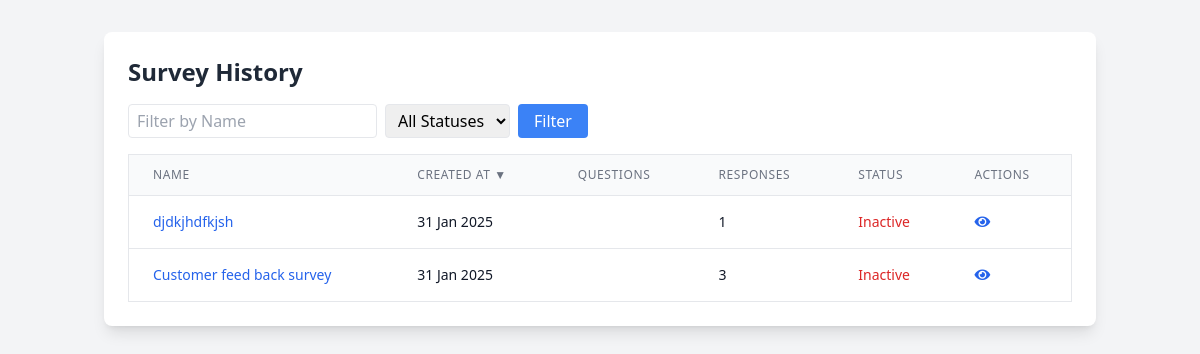
Before: /survey/history/ (signed in) with the older database file.
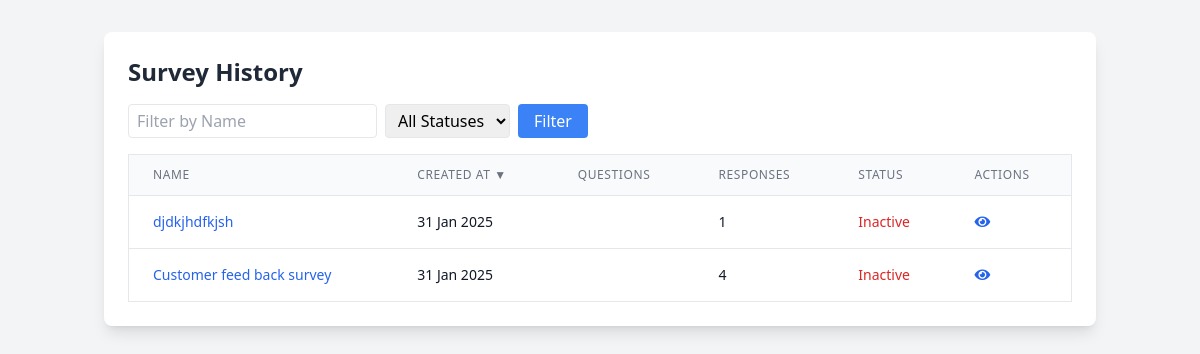
After: the same page with the newer database file.
### surveys/models.py (models this page shows, shortened)
class Survey(models.Model):
    title = models.CharField(max_length=200)
    description = models.TextField(blank=True, null=True)
    user = models.ForeignKey(
        settings.AUTH_USER_MODEL,
        on_delete=models.CASCADE,
        related_name='surveys',
        null=True  # Allow existing surveys to remain
    )
    created_at = models.DateTimeField(auto_now_add=True)
    updated_at = models.DateTimeField(auto_now=True)
    unique_link = models.CharField(max_length=16, unique=True, blank=True)
    is_active = models.BooleanField(default=True)  # New field to track survey activation status

### surveys/views.py (the view)
# urls.py: path('history/', SurveyHistoryView.as_view(), name='survey_history'),
class SurveyHistoryView(LoginRequiredMixin, View):
    def get(self, request):
        sort_by = request.GET.get('sort', 'created_at')
        sort_order = request.GET.get('order', 'desc')
        name_filter = request.GET.get('name', '')
        status_filter = request.GET.get('status', '')
        surveys = Survey.objects.filter(user=request.user)
        if name_filter:
            surveys = surveys.filter(title__icontains=name_filter)
        if status_filter:
            surveys = surveys.filter(is_active=(status_filter == 'active'))
        if sort_order == 'asc':
            surveys = surveys.order_by(sort_by)
        else:
            surveys = surveys.order_by(f'-{sort_by}')
        surveys = surveys.annotate(
            num_responses=Count('responses'),
        )
        context = {
            'surveys': surveys,
            'sort_by': sort_by,
            'sort_order': sort_order,
            'name_filter': name_filter,
            'status_filter': status_filter,
        }
        return render(request, 'surveys/survey_history.html', context)

### templates/surveys/survey_history.html (shortened to what the changed rows need)
<!DOCTYPE html>
<html lang="en">
<head>
    <script src="https://cdn.tailwindcss.com"></script>
    <link rel="stylesheet" href="https://cdnjs.cloudflare.com/ajax/libs/font-awesome/5.15.4/css/all.min.css">
</head>
<body class="bg-gray-100 min-h-screen">
    <div class="container mx-auto px-4 py-8">
        <div class="bg-white rounded-lg shadow-lg p-6">
            <h2 class="text-2xl font-semibold text-gray-800 mb-4">Survey History</h2>
            <div class="overflow-x-auto">
                <table class="min-w-full bg-white border border-gray-200">
                    <thead>
                        <tr class="bg-gray-50">
                            <th class="px-6 py-3 border-b border-gray-200 text-left text-xs leading-4 font-medium text-gray-500 uppercase tracking-wider">
                                <a href="?sort=title&order={% if sort_by == 'title' and sort_order == 'asc' %}desc{% else %}asc{% endif %}">
                                    Name
                                </a>
                            </th>
                            <th class="px-6 py-3 border-b border-gray-200 text-left text-xs leading-4 font-medium text-gray-500 uppercase tracking-wider">
                                <a href="?sort=created_at&order={% if sort_by == 'created_at' and sort_order == 'asc' %}desc{% else %}asc{% endif %}">
                                    Created At
                                    {% if sort_by == 'created_at' %}
                                        {% if sort_order == 'asc' %}▲{% else %}▼{% endif %}
                                    {% endif %}
                                </a>
                            </th>
                            <th class="px-6 py-3 border-b border-gray-200 text-left text-xs leading-4 font-medium text-gray-500 uppercase tracking-wider">
                                <a href="?sort=num_questions&order={% if sort_by == 'num_questions' and sort_order == 'asc' %}desc{% else %}asc{% endif %}">
                                    Questions
                                </a>
                            </th>
                            <th class="px-6 py-3 border-b border-gray-200 text-left text-xs leading-4 font-medium text-gray-500 uppercase tracking-wider">
                                <a href="?sort=num_responses&order={% if sort_by == 'num_responses' and sort_order == 'asc' %}desc{% else %}asc{% endif %}">
                                    Responses
                                </a>
                            </th>
                            <th class="px-6 py-3 border-b border-gray-200 text-left text-xs leading-4 font-medium text-gray-500 uppercase tracking-wider">
                                <a href="?sort=is_active&order={% if sort_by == 'is_active' and sort_order == 'asc' %}desc{% else %}asc{% endif %}">
                                    Status
                                </a>
                            </th>
                            <th class="px-6 py-3 border-b border-gray-200 text-left text-xs leading-4 font-medium text-gray-500 uppercase tracking-wider">Actions</th>
                        </tr>
                    </thead>
                    <tbody class="bg-white divide-y divide-gray-200">
                        {% for survey in surveys %}
                        <tr class="hover:bg-gray-50">
                            <td class="px-6 py-4 whitespace-nowrap text-sm text-gray-900">
                                <a href="{% url 'surveys:survey_detail' survey.id %}" class="text-blue-600 hover:text-blue-800">
                                    {{ survey.title }}
                                </a>
                            </td>
                            <td class="px-6 py-4 whitespace-nowrap text-sm text-gray-900">
                                {{ survey.created_at|date:"d M Y" }}
                            </td>
                            <td class="px-6 py-4 whitespace-nowrap text-sm text-gray-900">
                            </td>
                            <td class="px-6 py-4 whitespace-nowrap text-sm text-gray-900">
                                {{ survey.num_responses }}
                            </td>
                            <td class="px-6 py-4 whitespace-nowrap text-sm text-gray-900">
                                <span class="{% if survey.is_active %}text-green-600{% else %}text-red-600{% endif %}">
                                    {{ survey.is_active|yesno:"Active,Inactive" }}
                                </span>
                            </td>
                            <td class="px-6 py-4 whitespace-nowrap text-sm text-gray-900 space-x-2">
                                <a href="{% url 'surveys:survey_detail' survey.id %}" class="text-blue-600 hover:text-blue-800" title="View Details">
                                    <i class="fas fa-eye"></i>
                                </a>
                            </td>
                        </tr>
                        {% empty %}
                        <tr>
                            <td colspan="6" class="text-center py-4 text-gray-500">
                                No surveys found.
                            </td>
                        </tr>
                        {% endfor %}
                    </tbody>
                </table>
            </div>
        </div>
    </div>
</body>
</html>

Changed rows visible on the page:
changed Survey "Customer feed back survey": num_responses "3" → "4"
